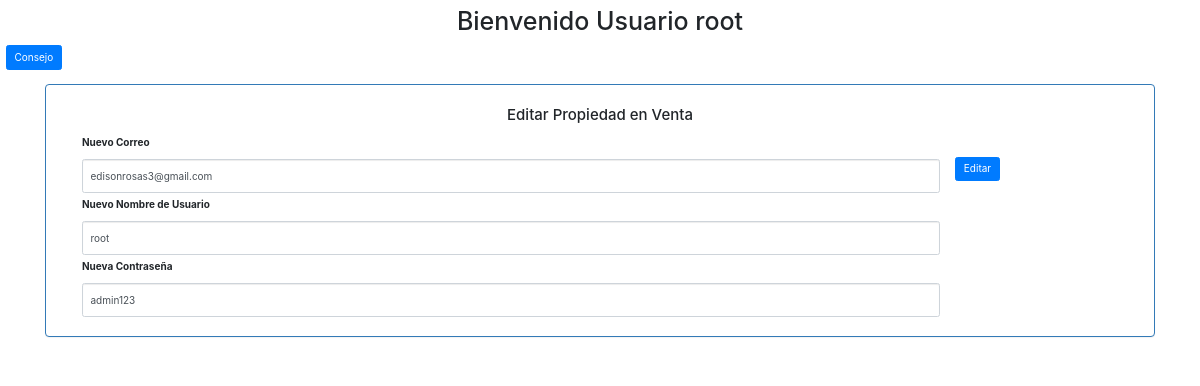
Screenshot of /admin/Administrador/editarUsuario.php?id=1 (signed in) with the database file from the repository.
### tables this page shows
CREATE TABLE `tipousuario` (
  `idTipoUsuario` int(11) NOT NULL,
  `uUsuario` varchar(45) DEFAULT NULL,
  `contraseña` varchar(50) DEFAULT NULL,
  `uEmail` varchar(45) DEFAULT NULL,
  `idRol` int(11) DEFAULT NULL
);

### admin/Administrador/editarUsuario.php (the view, shortened to what this page needs)
<?php
    $usuario = $_SESSION['username'];
    if (!isset($usuario)) {
        header("Location: ../../login.php");
    }else{
        echo " <h1>Bienvenido Usuario $usuario</h1> ";
    }
?>
<!DOCTYPE html>
<html lang="en">
<head>
   <link rel="stylesheet" href="https://maxcdn.bootstrapcdn.com/bootstrap/3.3.7/css/bootstrap.min.css">
   <link rel="stylesheet" href="https://cdn.jsdelivr.net/npm/bootstrap@4.0.0/dist/css/bootstrap.min.css">
</head>
<body>
<?php
  include "../../conexion.php";
  $id = $_REQUEST['id'];
  $query = "SELECT * FROM tipoUsuario WHERE idTipoUsuario='$id'";
  $resultado = $conn->query($query);
  $row = $resultado->fetch_assoc();
?>
<p>
  <a class="btn btn-primary" data-toggle="collapse" href="#collapseExample" role="button" aria-expanded="false" aria-controls="collapseExample">
    Consejo
  </a>
</p>
<div class="container">
			<div class="panel panel-primary">
				<div class="panel-body">
					<form method="POST" action="editar.php?id=<?php echo $row['idTipoUsuario'];?>" enctype="multipart/form-data">
						<h4 class="text-center">Editar Propiedad en Venta</h4>
						<div class="form-group">
                            <label class="col-sm-12 ">Nuevo Correo</label>
                                <div class="col-sm-10">
                                    <input type="text" class="form-control" name="correo" value="<?php echo $row['uEmail'];?>" required>
                                </div>
                            <label class="col-sm-12 ">Nuevo Nombre de Usuario</label>
                                <div class="col-sm-10">
                                    <input type="text" class="form-control" name="usuario" value="<?php echo $row['uUsuario'];?>" required>
                                </div>
                            <label class="col-sm-12 ">Nueva Contraseña</label>
                                <div class="col-sm-10">
                                    <input type="text" class="form-control" name="contraseña" value="<?php echo $row['contraseña'];?>" required>
                                </div>
                            <br>
                            <input class="btn btn-primary" type="submit" value="Editar">
						</div>
					</form>
				</div>
			</div>
</div>
</body>
</html>

### css/templatemo_style.css (style rules this page uses)
body { font:14px/1.85em 'Open Sans',Arial,Helvetice Neue,sans-serif; color:#000000; font-weight:400; font-style:normal; -webkit-font-smoothing:antialiased; -webkit-text-size-adjust:100%; }
a,a:hover,a:focus { text-decoration:none; -webkit-transition:all 150ms ease-in; -moz-transition:all 150ms ease-in; -o-transition:all 150ms ease-in; transition:all 150ms ease-in; }
h1,h2,h3,h4,h5,h6 { font-family:'Open Sans',Arial,Helvetice Neue,sans-serif; }
h1 { width:100%; font-size:36px; color:#747474; text-align:center; }

### css/styles.css (style rules this page uses)
input,textarea { -webkit-font-smoothing:antialiased; -webkit-text-size-adjust:100%; -ms-text-size-adjust:100%; -webkit-box-sizing:border-box; -moz-box-sizing:border-box; box-sizing:border-box; outline:none; }
* { margin: 0; padding: 2; -box-sizing: border-box; }

### rows the page displays
tipousuario: correo "edisonrosas3@gmail.com", usuario "root", contraseña "admin123"

### other values shown
$usuario "root"
